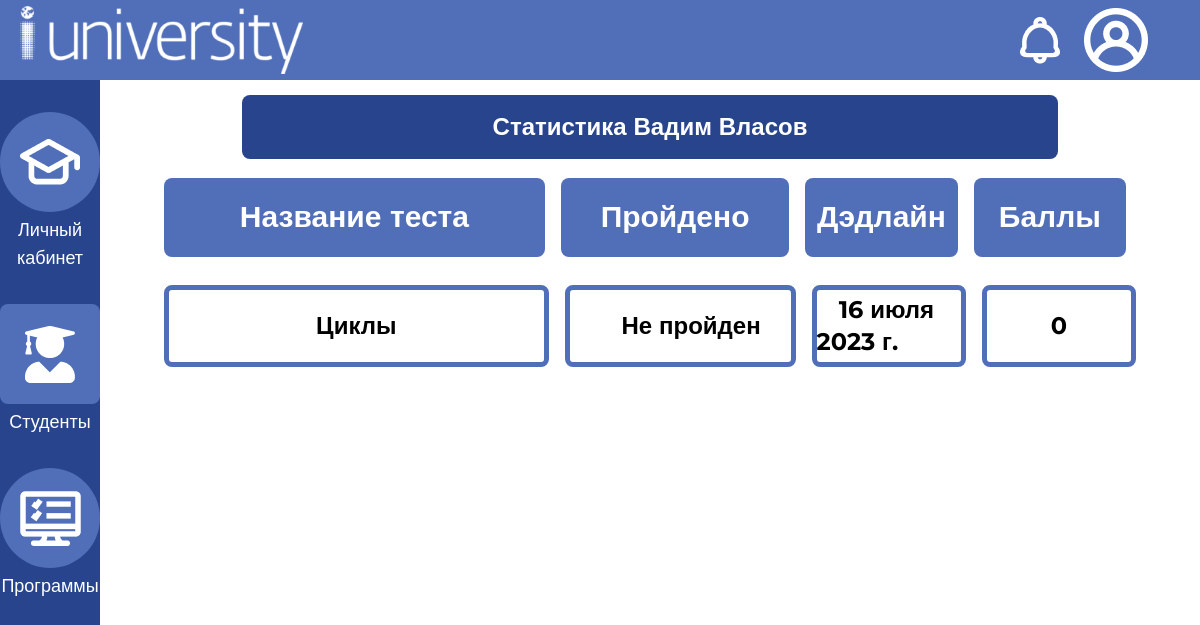
Before: /teacher/students/progress/2 (signed in) with the older database file.
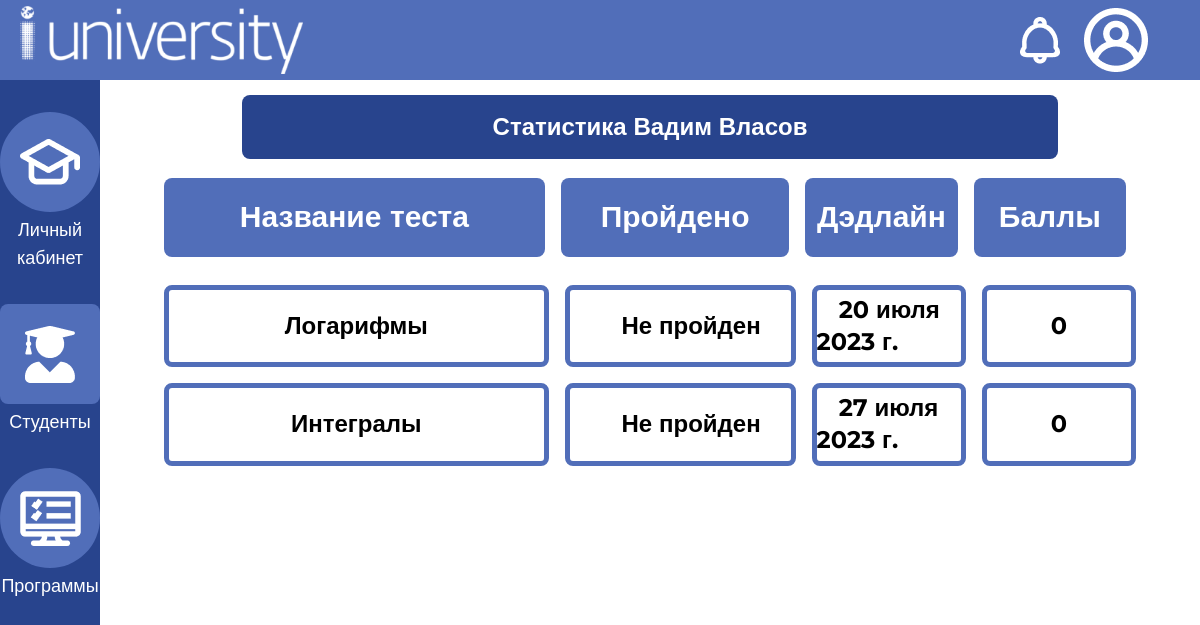
After: the same page with the newer database file.
### testing_system/models.py (models this page shows)
class Test(models.Model):
    name = models.TextField(default='')
    description = models.TextField(default='')
    deadline = models.DateField(null=True)
    program = models.ForeignKey(Program, on_delete=models.CASCADE, null=True)

### testing_system/views.py (the view)
# urls.py: path("teacher/students/progress/<int:student_id>", views.check_student_progress_view, name="studentProgress"),
@login_required
@permission_required('testing_system.add_student')
def check_student_progress_view(request, student_id):
    student = Student.objects.get(id=student_id)
    results = []
    tests = []
    for program in student.programs.all():
        for test in program.test_set.all():
            if test.result_set.filter(student=student).exists():
                result = test.result_set.get(student=student)
                results.append(result)
            else:
                tests.append(test)
    return render(request, 'testing_system/studentProgress.html', context={'student':student,'tests':tests,'results':results})

### testing_system/templates/testing_system/studentProgress.html (shortened to what this page needs)
<!doctype html>
{% load static %}
<html lang="ru">
<head>
    <script src="https://cdn.tailwindcss.com"></script>
    <link rel="stylesheet" href="{% static "css/font.css" %}" />
    <link rel="stylesheet" href="{% static "css/scroll_10px.css" %}" />
</head>
<body>
    <div class="w-screen h-screen overflow-hidden">
        {% include "pattern/header.html" %}
        <div class="flex flex-row h-[90%]">
            {% include "pattern/nav.html" %}
            <div class="w-11/12 px-10 flex flex-col items-center h-full py-3">
                <div class="flex flex-none items-center justify-center w-4/5 h-[10%]">
                    <div class="w-full p-4 bg-[#28448D] text-[#FFFFFF] rounded-lg text-center text-2xl font-bold select-none">
                        Статистика {{student.user.first_name}} {{student.user.last_name}}
                    </div>
                </div>
                <div class="flex flex-col w-full h-[90%] p-4">
                    <div class="flex flex-row w-full h-1/6 flex-none pr-[0.625rem]">
                        <div class="bg-[#516EB9] rounded-lg text-[#FFFFFF] text-3xl font-bold w-5/12 h-4/5 mx-2"><div class="w-full h-full flex justify-center items-center select-none">Название теста</div></div>
                        <div class="bg-[#516EB9] rounded-lg text-[#FFFFFF] text-3xl font-bold w-3/12 h-4/5 mx-2"><div class="w-full h-full flex justify-center items-center select-none">Пройдено</div></div>
                        <div class="bg-[#516EB9] rounded-lg text-[#FFFFFF] text-3xl font-bold w-2/12 h-4/5 mx-2"><div class="w-full h-full flex justify-center items-center select-none">Дэдлайн</div></div>
                        <div class="bg-[#516EB9] rounded-lg text-[#FFFFFF] text-3xl font-bold w-2/12 h-4/5 mx-2"><div class="w-full h-full flex justify-center items-center select-none">Баллы</div></div>
                    </div>
                    <div class="overflow-scroll flex flex-col items-center w-full h-5/6">
                        {%for test in tests%}
                        <div class="flex flex-row w-full h-1/6 flex-none my-2">
                            <div class="border-[#516EB9] border-[5px] rounded-lg text-[#00000] text-2xl font-bold w-5/12 h-full mx-2"><div class="w-full h-full flex justify-center items-center select-none"> {{test.name}} </div></div>
                            <div class="border-[#516EB9] border-[5px] rounded-lg text-[#00000] text-2xl font-bold w-3/12 h-full mx-2"><div class="w-full h-full flex justify-center items-center select-none">ㅤНе пройден</div></div>
                            <div class="border-[#516EB9] border-[5px] rounded-lg text-[#00000] text-2xl font-bold w-2/12 h-full mx-2"><div class="w-full h-full flex justify-center items-center select-none">ㅤ{{test.deadline}}</div></div>
                            <div class="border-[#516EB9] border-[5px] rounded-lg text-[#00000] text-2xl font-bold w-2/12 h-full mx-2"><div class="w-full h-full flex justify-center items-center select-none">  0</div></div>
                        </div>
                        {%endfor%}
                    </div>
                </div>
            </div>
        </div>
    </div>
</body>
</html>

Changed rows visible on the page:
removed Test: name "Циклы", deadline "16 июля 2023 г."
now on this page (row unchanged): Test: name "Логарифмы", deadline "20 июля 2023 г."
now on this page (row unchanged): Test: name "Интегралы", deadline "27 июля 2023 г."
